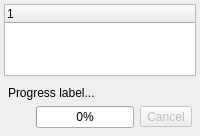
        <widget class="QWidget" name="tab_8">
         <attribute name="title">
          <string>Output</string>
         </attribute>
         <layout class="QGridLayout" name="gridLayout_28">
          <property name="leftMargin">
           <number>4</number>
          </property>
          <property name="topMargin">
           <number>4</number>
          </property>
          <property name="rightMargin">
           <number>4</number>
          </property>
          <property name="bottomMargin">
           <number>4</number>
          </property>
          <item row="1" column="0" colspan="2">
           <layout class="QGridLayout" name="gridLayout_4">
            <property name="leftMargin">
             <number>4</number>
            </property>
            <property name="topMargin">
             <number>4</number>
            </property>
            <property name="rightMargin">
             <number>4</number>
            </property>
            <property name="bottomMargin">
             <number>4</number>
            </property>
            <item row="1" column="0">
             <widget class="QLabel" name="ico_lbl">
              <property name="sizePolicy">
               <sizepolicy hsizetype="Fixed" vsizetype="Fixed">
                <horstretch>0</horstretch>
                <verstretch>0</verstretch>
               </sizepolicy>
              </property>
              <property name="minimumSize">
               <size>
                <width>22</width>
                <height>22</height>
               </size>
              </property>
              <property name="maximumSize">
               <size>
                <width>22</width>
                <height>22</height>
               </size>
              </property>
              <property name="text">
               <string/>
              </property>
              <property name="scaledContents">
               <bool>true</bool>
              </property>
              <property name="alignment">
               <set>Qt::AlignCenter</set>
              </property>
             </widget>
            </item>
            <item row="0" column="0" colspan="4">
             <widget class="QLabel" name="progress_lbl">
              <property name="sizePolicy">
               <sizepolicy hsizetype="Preferred" vsizetype="Fixed">
                <horstretch>0</horstretch>
                <verstretch>0</verstretch>
               </sizepolicy>
              </property>
              <property name="text">
               <string>Progress label...</string>
              </property>
             </widget>
            </item>
            <item row="1" column="3">
             <widget class="QToolButton" name="cancel_btn">
              <property name="enabled">
               <bool>false</bool>
              </property>
              <property name="text">
               <string>Cancel</string>
              </property>
              <property name="icon">
               <iconset resource="../res/resources.qrc">
                <normaloff>:/icones/icones/msgbox_erro.png</normaloff>:/icones/icones/msgbox_erro.png</iconset>
              </property>
              <property name="iconSize">
               <size>
                <width>22</width>
                <height>22</height>
               </size>
              </property>
              <property name="toolButtonStyle">
               <enum>Qt::ToolButtonTextBesideIcon</enum>
              </property>
             </widget>
            </item>
            <item row="1" column="1" colspan="2">
             <widget class="QProgressBar" name="progress_pb">
              <property name="value">
               <number>0</number>
              </property>
             </widget>
            </item>
           </layout>
          </item>
          <item row="0" column="0" colspan="2">
           <widget class="QTreeWidget" name="output_trw">
            <property name="sizePolicy">
             <sizepolicy hsizetype="Expanding" vsizetype="Expanding">
              <horstretch>0</horstretch>
              <verstretch>0</verstretch>
             </sizepolicy>
            </property>
            <property name="horizontalScrollBarPolicy">
             <enum>Qt::ScrollBarAsNeeded</enum>
            </property>
            <property name="sizeAdjustPolicy">
             <enum>QAbstractScrollArea::AdjustToContents</enum>
            </property>
            <property name="editTriggers">
             <set>QAbstractItemView::DoubleClicked|QAbstractItemView::EditKeyPressed</set>
            </property>
            <property name="alternatingRowColors">
             <bool>true</bool>
            </property>
            <property name="selectionMode">
             <enum>QAbstractItemView::SingleSelection</enum>
            </property>
            <property name="iconSize">
             <size>
              <width>20</width>
              <height>20</height>
             </size>
            </property>
            <property name="indentation">
             <number>20</number>
            </property>
            <property name="uniformRowHeights">
             <bool>true</bool>
            </property>
            <property name="wordWrap">
             <bool>false</bool>
            </property>
            <attribute name="headerMinimumSectionSize">
             <number>25</number>
            </attribute>
            <column>
             <property name="text">
              <string/>
             </property>
            </column>
           </widget>
          </item>
         </layout>
        </widget>
